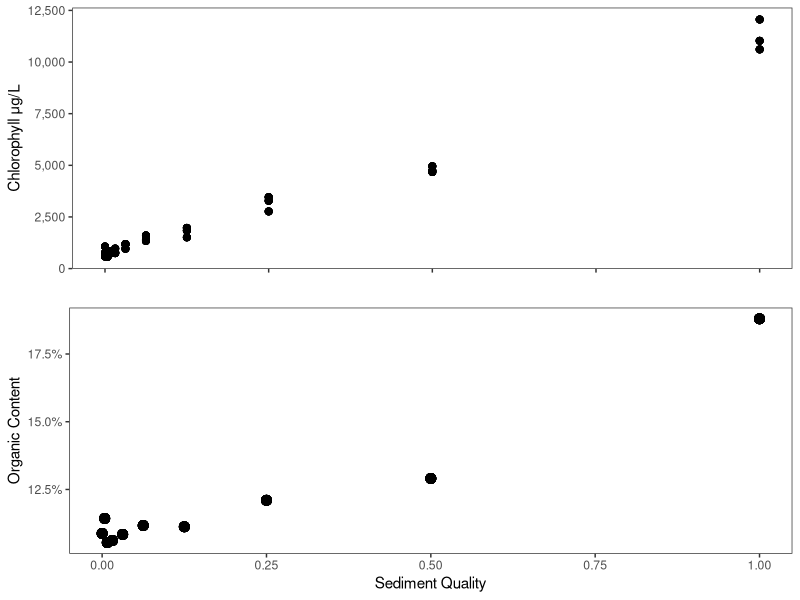
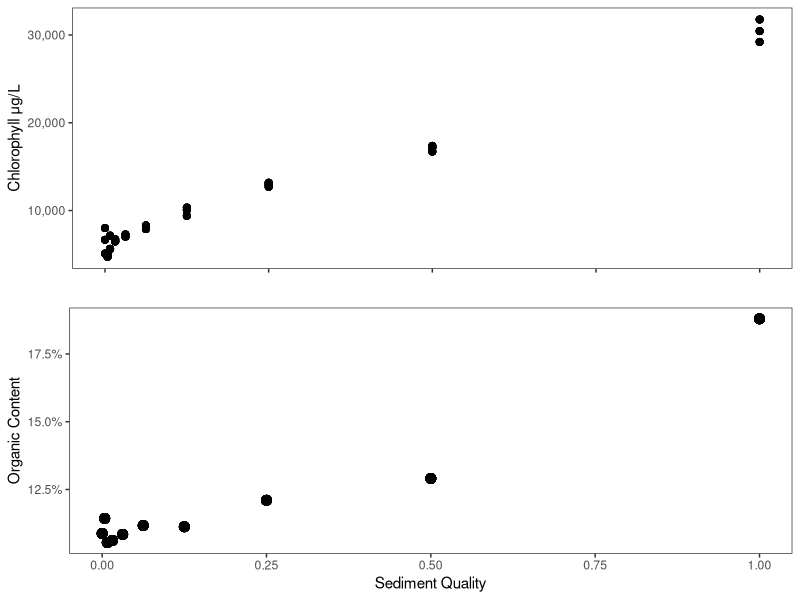
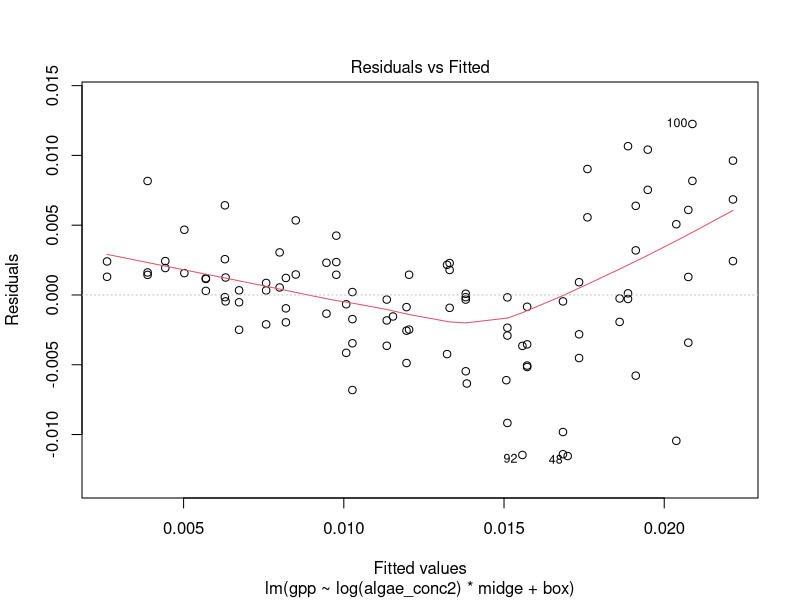
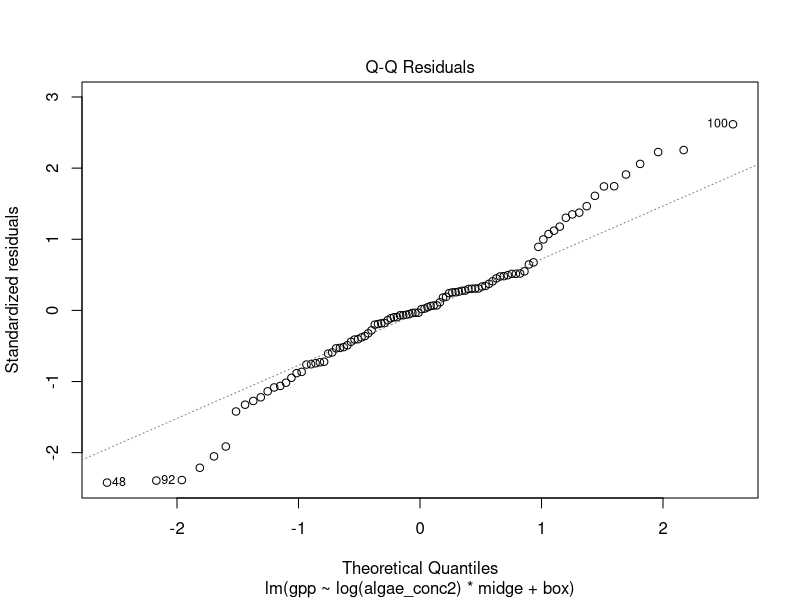
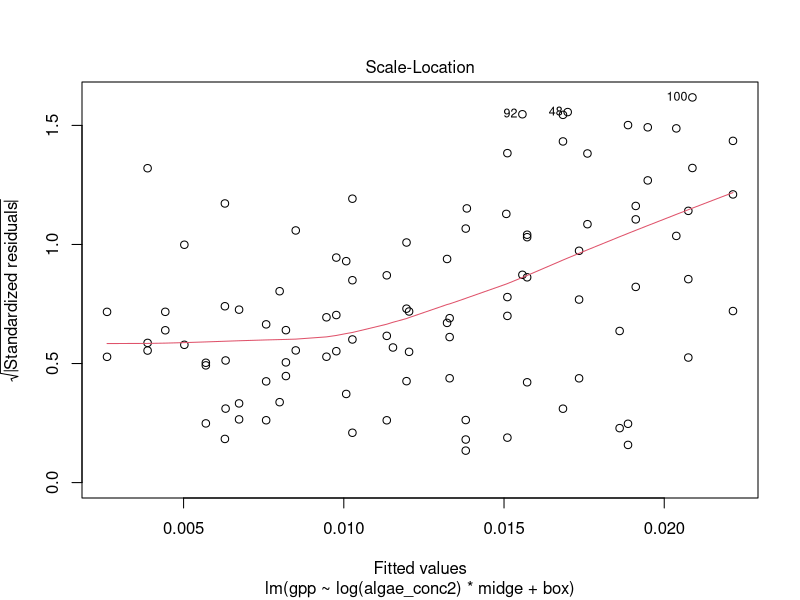
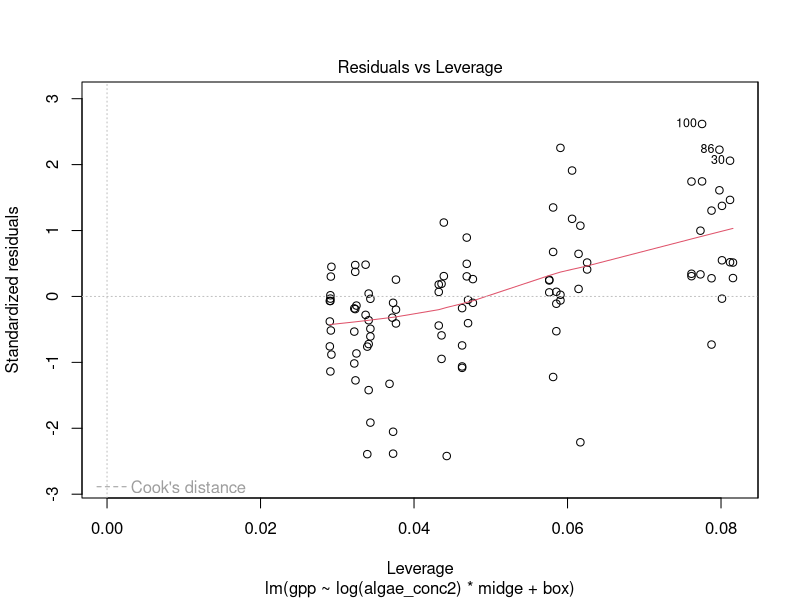
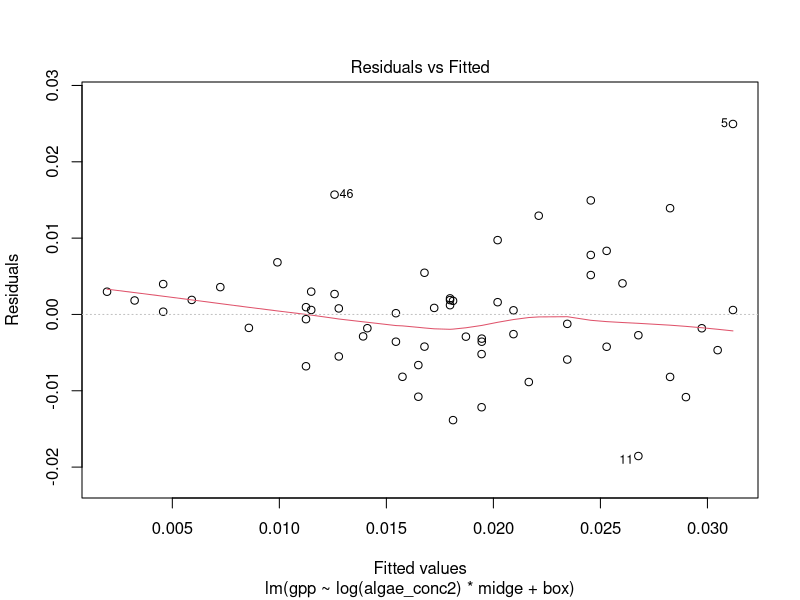
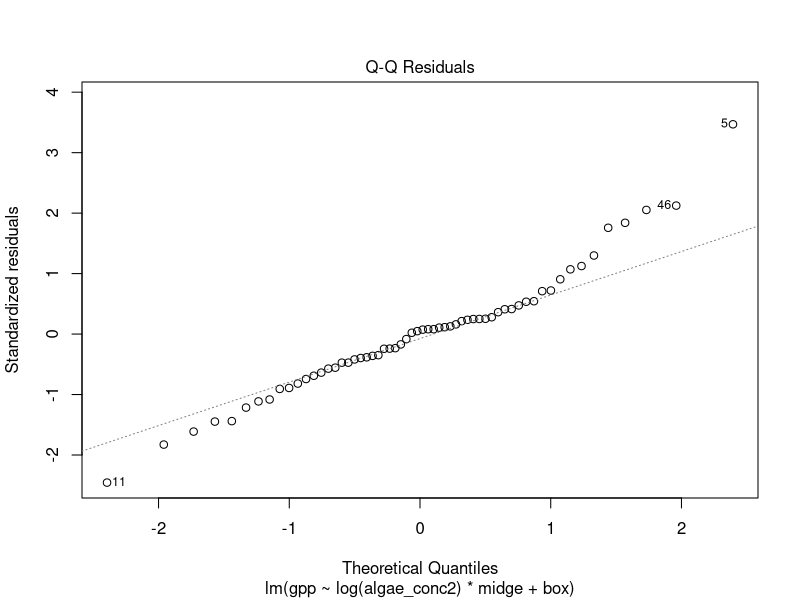

R code for these plots, in order: (Note: this script raises an error after producing the figures.)
#====Load Packages====
library(tidyverse)
library(lubridate)
library(viridis)
library(gridExtra)
library(lme4)
library(car)

#Define function to give NA if all NAs else give mean
meanna <- function(x){
  if(all(is.na(x))){
    NA
  }
  else{
    mean(x, na.rm = TRUE)
  }
}

#====set aesthetics====
theme_set(theme_bw()+
            theme(panel.grid = element_blank(),
                  strip.background = element_blank(),
                  legend.position = "bottom"))

#====Set Seed====
set.seed(12345)

#====read in files====

meta <- read_csv("clean data/MG_meta.csv") %>% 
  mutate(algae_conc2 = ifelse(algae_conc == 0, 2e-3, algae_conc)) #check
chl <- read_csv("clean data/MG_chl.csv")
om <- read_csv("clean data/MG_om.csv")
ndvi <- read_csv("clean data/MG_ndvi.csv")
ep_raw <- read_csv("clean data/MG_ep.csv")
cm_raw <- read_csv("clean data/MG_cm.csv")
cc_raw <- read_csv("clean data/MG_cc.csv")


#====Figure 1: Chorophyll and organic content in stock sediment====
omplot <- om %>% 
  left_join(meta) %>% 
  ggplot(aes(algae_conc, perc.org))+
  geom_point(size =3)+
  scale_y_continuous(labels = scales::percent_format())+
  labs(x = "Sediment Quality",
       y = "Organic Content")

#corrected for pheophytin
corrchlplot <- chl %>% 
  left_join(meta) %>% 
  ggplot(aes(x = algae_conc, y = chl))+
  geom_point(size = 2, alpha = 0.8)+
  scale_y_continuous(labels = scales::comma_format())+
  labs(x = "",
       y = "Chlorophyll \u03BCg/L") +  #\u03BC is the unicode for mu
  theme(axis.text.x = element_blank())

#uncorrected
uncorrchlplot <- chl %>% 
  left_join(meta) %>% 
  ggplot(aes(x = algae_conc, y = uncorr_chl))+
  geom_point(size = 2, alpha = 0.8)+
  scale_y_continuous(labels = scales::comma_format())+
  labs(x = "",
       y = "Chlorophyll \u03BCg/L") + #\u03BC is the unicode for mu
  theme(axis.text.x = element_blank())


grid.arrange(corrchlplot, omplot, nrow  = 2)
grid.arrange(uncorrchlplot, omplot, nrow  = 2)


#=====Question 1: Effects of Midges on Primary Producers=====
## Midge effect on production
nep <- ep_raw %>% 
  left_join(meta) %>% 
  mutate(coreid = as.character(coreid),
         box = as.character(box))

nep14 <- nep %>% 
  filter(day == 14)

g14log <- lm(gpp~log(algae_conc2)*midge+box, data = nep14) 
summary(g14log)
plot(g14log)


nep22 <- nep %>% 
  filter(day == 22)

g22log <- lm(gpp~log(algae_conc2)*midge+box, data = nep22)
summary(g22log)
plot(g22log)


#====Figure 2: GPP====
nep %>% 
  mutate(day = paste("Day", day)) %>% 
  ggplot(aes(x = algae_conc2, y = gpp, fill = midge))+
  facet_wrap(~day)+
  geom_point(size  = 2, alpha = 0.7, shape = 21)+
  geom_smooth(aes(color = midge), method = "lm", size = 0.75, se = FALSE)+
  scale_fill_manual(values = c("black", "gray60"))+
  scale_color_manual(values = c("black", "gray60"))+
  labs(x = "Initial Sediment Quality",
       y = expression(GPP(g~O[2]~m^{-2}~hr^{-1})),
       color = "",
       fill = "")+
  scale_x_log10()


#====Do the slopes differ between the two sample dates====

#parametric bootstrapping verison

#set number of bootstraps
nboot <- 5000

#generate data frame to put all the results
gboot1 <- data.frame(sim = rep(1:nboot, 2), 
                     intercept = NA, 
                     algae = NA, 
                     NoMidge = NA, 
                     box2 = NA, 
                     interaction.algaeNoMidge = NA,
                     algae_x_NoMidge = NA, 
                     day = rep(c("Day 14", "Day 22"), each = nboot))

#datasets to be simulated
nep14boot <- nep14
nep22boot <- nep22

for(i in 1:nboot){
  #simulate results estimates for day 14
  nep14boot$gpp <- simulate(g14log)[[1]] #simulate data from model
  g14boot <- lm(gpp~log(algae_conc2)*midge+box, data = nep14boot) #perform lm on simulated data
  
  #extract coefficients 
  gboot1$intercept[i] = coef(g14boot)[1]
  gboot1$algae[i] = coef(g14boot)[2]
  gboot1$NoMidge[i] = coef(g14boot)[3]
  gboot1$box2[i] = coef(g14boot)[4]
  gboot1$interaction.algaeNoMidge[i] = coef(g14boot)[5]
  
  #add coefficients from algae and no midge to estimate effect of algae conc on gpp in absence of midges
  gboot1$algae_x_NoMidge[i] = gboot1$algae[i] + gboot1$interaction.algaeNoMidge[i]
  
  #perform same process for day 22===
  nep22boot$gpp <- simulate(g22log)[[1]] #simulate data from model
  g22boot <- lm(gpp~log(algae_conc2)*midge+box, data = nep22boot) # fit regression to simulated data
  
  #extract coefficients
  gboot1$intercept[i + nboot] = coef(g22boot)[1] 
  gboot1$algae[i + nboot] = coef(g22boot)[2]
  gboot1$NoMidge[i + nboot] = coef(g22boot)[3]
  gboot1$box2[i + nboot] = coef(g22boot)[4]
  gboot1$interaction.algaeNoMidge[i + nboot] = coef(g22boot)[5]
  
  #add coefficients from algae and no midge to estimate effect of algae conc on gpp in absence of midge
  gboot1$algae_x_NoMidge[i + nboot] = gboot1$algae[i + nboot] + gboot1$interaction.algaeNoMidge[i + nboot]
  
}


#plot all coefficients
gboot1 %>% 
  gather(var, val, -sim, -day) %>% 
  group_by(var, day) %>% 
  mutate(mean = mean(val)) %>% 
  ggplot(aes(val, fill = day))+
  geom_histogram(alpha = 0.8, color = "gray50", data = . %>% filter(day == "Day 14"))+
  geom_histogram(alpha = 0.8, color = "gray50", data =. %>% filter(day=="Day 22"))+
  facet_wrap(~var, scales = "free")+
  geom_vline(xintercept = 0, linetype = "dashed")+
  geom_vline(aes(xintercept = mean, col = day), size = 1)


gboot1 %>%
  select(algae, algae_x_NoMidge, day) %>%
  gather(var, val, -day) %>% 
  group_by(var, day) %>% 
  mutate(mean = mean(val),
         var = ifelse(var == 'algae_x_NoMidge', "No Midges", "Midges")) %>% 
  ggplot(aes(val, fill = day))+
  facet_wrap(~var, scales = "free")+
  geom_density(alpha = 0.5, color = "gray50", data = . %>% filter(day == "Day 14"))+
  geom_density(alpha = 0.5, color = "gray50", data =. %>% filter(day=="Day 22"))+
  geom_vline(xintercept = 0, linetype = "dashed")+
  labs(x = "Effect of Inital Algal Concentration on GPP",
       y = "")+
  geom_vline(aes(xintercept = mean, col = day), size = 1)


gboot1 %>%
  select(algae, algae_x_NoMidge, day) %>%
  gather(var, val, -day) %>% 
  group_by(var, day) %>% 
  mutate(mean = mean(val),
         var = ifelse(var == 'algae_x_NoMidge', "No Midges", "Midges")) %>% 
  ggplot(aes(val, fill = var))+
  facet_wrap(~day, scales = "free")+
  geom_density(alpha = 0.5, color = "gray50", data = . %>% filter(var == "Midges"))+
  geom_density(alpha = 0.5, color = "gray50", data =. %>% filter(var == "No Midges"))+
  geom_vline(xintercept = 0, linetype = "dashed")+
  labs(x = "Effect of Inital Algal Concentration on GPP",
       y = "")+
  geom_vline(aes(xintercept = mean, col = var), size = 1)


##Delta Method Version

##NOT WORKING

dmg <- data.frame(day = c("Day 14", "Day 22"), 
           #estimate for the slope of the effect of initial sediment quality on gpp with midges
           algae.estimate = c(coef(g14log)["log(algae_conc2)"], 
                              coef(g22log)["log(algae_conc2)"]), 
           #variance in that estimate
           algae.var = c(vcov(g14log)["log(algae_conc2)", "log(algae_conc2)"],
                         vcov(g22log)["log(algae_conc2)", "log(algae_conc2)"]), 
           #estimate for the interaction between midges and no midges
           interaction.estimate = c(coef(g14log)["log(algae_conc2):midgeNo Midges"],
                                    coef(g22log)["log(algae_conc2):midgeNo Midges"]),
           #variance in that estimate
           interaction.var = c(vcov(g14log)["log(algae_conc2):midgeNo Midges", "log(algae_conc2):midgeNo Midges"],
                               vcov(g22log)["log(algae_conc2):midgeNo Midges", "log(algae_conc2):midgeNo Midges"]), 
           #covariance between the two
           covar = c(vcov(g14log)["log(algae_conc2)", "log(algae_conc2):midgeNo Midges"],
                     vcov(g22log)["log(algae_conc2)", "log(algae_conc2):midgeNo Midges"]))


#not working because variance is being estimated as negative, which can't happen.
dmg <- dmg %>% 
  rowwise() %>% 
  mutate(algae_x_NoMidge = algae.estimate + interaction.estimate,
         algae_x_NoMidge.var = (algae.estimate^2)*algae.var + (interaction.estimate^2)*interaction.var + covar,
         algae.se = sqrt(algae.var),
         interaction.se = sqrt(interaction.var),
         algae_x_NoMidge.se = sqrt(algae_x_NoMidge.var))


dmg %>% 
  select(day, contains("estimate"), algae_x_NoMidge) %>% 
  gather(term, estimate, -day) %>% 
  mutate(term = str_remove(term, ".estimate")) %>% 
  left_join(dmg %>% 
              select(day, contains("se")) %>% 
              gather(term, se, -day) %>% 
              mutate(term = str_remove(term, ".se"))) %>% 
  ggplot(aes(x = term, y = estimate, col = day))+
  geom_hline(yintercept = 0, linetype = "dotted")+
  geom_point(position = position_jitter(width = 0.5, seed = 1), size = 4)+
  geom_pointrange(aes(ymin = estimate-2*se, ymax = estimate+2*se),  position = position_jitter(width = 0.5, seed = 1))+
  coord_flip()
  
#Statistics???
  


#Supplemental Figure
nep %>% 
  gather(metabolism, value, resp, nep, gpp) %>% 
  mutate(day = day+rnorm(n(), 0.001), #add jitter
         metabolism = toupper(ifelse(metabolism == "resp", "er", metabolism)),
         metabolism = fct_reorder(metabolism, desc(value))) %>%  
  ggplot(aes(x = day, y = value, col = algae_conc2))+
  facet_grid(metabolism~midge, scales = "free")+
  geom_hline(yintercept = 0)+
  geom_point()+
  geom_line(aes( group = coreid), alpha = 0.4)+
  geom_smooth(method = "lm", col = "black", se = FALSE)+
  theme(legend.position = "bottom")+
  labs(y = expression("Change in" ~O[2] (g~m^{-2}~hr^{-1})),
       x = "Incubation Day",
       color = "Initial Sediment Quality")+
  scale_color_viridis_c(trans = "log10")+
  scale_x_continuous(breaks = c(14, 22))

nep %>% 
  mutate(day = paste("Day", day)) %>% 
  gather(metabolism, value, resp, nep, gpp) %>% 
  mutate(metabolism = toupper(metabolism),
         metabolism = ifelse(metabolism == "RESP", "ER", metabolism),
         metabolism = fct_reorder(metabolism, -value)) %>% 
  ggplot(aes(x = algae_conc2, y = value, fill = midge))+
  geom_hline(yintercept = 0, linetype = "dotted")+
  facet_grid(metabolism~day, scale = "free_y", switch = "y")+
  geom_point(size  = 2, alpha = 0.7, shape = 21)+
  geom_smooth(aes(color = midge), method = "lm", size = 0.75, se = FALSE)+
  scale_fill_manual(values = c("black", "gray60"))+
  scale_color_manual(values = c("black", "gray60"))+
  labs(x = "Initial Sediment Quality",
       y = expression(g~O[2]~m^{-2}~hr^{-1}),
       color = "",
       fill = "")+
  scale_x_log10()+
  theme(strip.placement = "outside")


##Midge Effects on chlorophyll

#This is especially sloppy because I might remove all of this. 
lm(NDVI_R~log(algae_conc2)*midge+box, data = ndvi %>% left_join(meta) %>% filter(day ==14)) %>% summary()
lm(NDVI_R~log(algae_conc2)*midge+box, data = ndvi %>% left_join(meta) %>% filter(day ==22)) %>% summary()

ndvi %>% 
  left_join(meta) %>% 
  ggplot(aes(x = algae_conc2, y = NDVI_R, fill = midge))+
  geom_point(size = 2, shape = 21)+
  facet_wrap(~paste("Day", day))+
  # geom_smooth(aes(col = midge), method = "lm", se = FALSE)+
  scale_fill_manual(values = c("black", "gray60"))+
  scale_color_manual(values = c("black", "gray60"))+
  labs(x = "Initial Sediment Quality",
       y = "NDVI")+
  scale_x_log10()

#supplement
ndvi %>%
  mutate(coreid = as.character(coreid)) %>% 
  left_join(nep) %>% 
  ggplot(aes(x = gpp, y = NDVI_R, col = algae_conc2))+
  geom_point()+
  facet_grid(midge~day)+
  geom_smooth(method = "lm", se = FALSE, col = "black", size = 0.7)+
  scale_color_viridis_c(trans = "log10")+
  labs(x = expression(GPP~(g^{2}~O[2]~m^{-2}~hr^{-1})),
       y = "NDVI",
       color = "Initial Sediment Quality")

ndvi %>% 
  left_join(meta) %>% 
  ggplot(aes(x = factor(day), y = NDVI_R, col = algae_conc2, group = factor(algae_conc)))+
  geom_jitter(width = 0.2)+
  facet_wrap(~midge)+
  geom_smooth(method = "lm", se = FALSE, size = 0.7)+
  scale_color_viridis_c(trans = "log10")+
  labs(x = "Day",
       y = "NDVI",
       color = "Initial Sediment Quality")



#====Question 2: Sediment Effects on Midges =====
##====Q2.1: Number of Midges Present====
cc <- cc_raw %>% 
  left_join(meta) %>% 
  mutate(coreid = as.character(coreid),
         box = as.character(box))

cc14 <- cc %>% 
  filter(day == 14)

nm14log <- glm(live_tt~log(algae_conc2)*midge+box, 
               data = cc14,
               family = quasipoisson())

summary(nm14log)
plot(nm14log)

cc22 <- cc %>% 
  filter(day == 22)

nm22log <- glm(live_tt~log(algae_conc2)*midge+box, 
               data = cc22,
               family = quasipoisson())

summary(nm22log)
plot(nm22log)

#====Figure 3: Number of Midges====
cc %>% 
  left_join(nep) %>% 
  filter(day %in% c(14, 22)) %>% 
  mutate(day = paste("Day", day)) %>% 
  ggplot(aes(x = algae_conc2, y = live_tt, fill = gpp))+
  facet_grid(midge~day, scales = "free")+
  geom_jitter(shape = 21, size = 2, alpha = 0.6, width = 0.0005, height = 0.3)+
  geom_smooth(method = "lm", se = FALSE, size = 0.6, col = "black")+
  scale_fill_viridis_c()+
  labs(y = "Live Tanytarsini",
       x = "Initial Sediment Quality",
       fill = expression(GPP(g~O[2]~m^{-2}~hr^{-1})~" "))+
  scale_x_log10()



##====Q2.2: Midge Development====
cm <- cm_raw %>% 
  left_join(meta) %>% 
  mutate(coreid = as.character(coreid),
         box = as.character(box),
         body_size = body_size/1000) #convert from um to mm


#find starting midge stages
startingprop <- {cm %>% 
    #only tanytarsini
  filter(species_name == "tt") %>% 
  #set 1 if instar>2
  mutate(instar = ifelse(instar=="3"|instar=="4", 1, 0)) %>% 
  group_by(coreid, day, algae_conc, instar, midge) %>% 
  #count number of greater than 2nd instar
  summarise(count = n()) %>% 
  group_by(coreid) %>% 
  #get proportion within a mesocosm
  mutate(prop  = count/sum(count),
         live_tt = sum(count)) %>% 
  filter(instar == 1, 
         is.na(algae_conc))}$prop


p3 <- cm %>% 
  filter(species_name == "tt") %>% 
  mutate(instar = ifelse(instar=="3"|instar=="4", 1, 0)) %>% 
  group_by(coreid, day, algae_conc, algae_conc2, instar, midge, box) %>% 
  summarise(count = n()) %>% 
  group_by(coreid) %>% 
  mutate(prop  = count/sum(count),
         live_tt = sum(count)) %>% 
  filter(instar == 1)

#====Figure 4: Instar====
p3 %>% 
  filter(!is.na(algae_conc)) %>% 
  mutate(day = paste("Day", day)) %>% 
  ggplot(aes(y = prop, x = algae_conc2, fill = live_tt))+
  geom_point(shape = 21, size = 2, alpha = 0.7)+
  geom_hline(yintercept = startingprop)+
  facet_grid(midge~day)+
  scale_fill_viridis_c(option = "plasma")+
  lims(y = c(0,1))+
  labs(x = expression(GPP~(g^{2}~O[2]~m^{-2}~hr^{-1})),
       y = "Proportion of Larval Midges\n3rd instar or higher",
       fill = "Number of Larvae")+
  theme(legend.position = "bottom")+
  scale_x_log10()

#subset for day 14
p314 <- p3 %>% 
  filter(day == 14)

prop14log <- glm(prop~log(algae_conc2)*midge+box, 
                 data = p314, 
                 family = quasibinomial())

summary(prop14log)
plot(prop14log)

#subset for day 22
p322 <- p3 %>% 
  filter(day == 22)

prop22log <- glm(prop~log(algae_conc2)*midge+box, 
                 data = p322, 
                 family = quasibinomial())
summary(prop22log)
plot(prop22log)



##====Q2.3: Midge Length====
#subset to 3rd instar tanytarsini and to not include the stocked midges
l3 <- cm %>% 
  filter(instar == 3,
         day!=0)

#subset day 14
l314 <- l3 %>% 
  filter(day == 14)

bl14log <- lmer(body_size~log(algae_conc2)*midge+box+
                  (1|coreid), 
                data = l314) 

summary(bl14log)
plot(bl14log)

Anova(bl14log, type = "3", test.statistic = "F")
Anova(bl14log, type = "2", test.statistic = "F")

#subset day 22
l322 <- l3 %>% 
  filter(day == 22)

bl22log <- lmer(body_size~log(algae_conc2)*midge+box +
                  (1|coreid), 
                data = l322)
summary(bl22log)
plot(bl22log)

Anova(bl22log, type = "3", test.statistic = "F")
Anova(bl22log, type = "2", test.statistic = "F")


#====Figure 5: Body Length====
l3 %>% 
  left_join(nep) %>%
  mutate(day = paste("Day", day)) %>% 
  ggplot(aes(x = algae_conc2, y = body_size, fill = gpp))+
  facet_grid(midge~day, scales = "free_x")+
  geom_point(alpha = 0.2, shape = 21, size = 2)+
  geom_smooth(method = "lm", se = FALSE, color = "black", size = 0.7)+
  scale_fill_viridis_c()+
  labs(x = "Initial Sediment Conditions",
       y = "Body Length of \nThird Instar Tanytarsini (mm)",
       fill = expression(GPP~(g^{2}~O[2]~m^{-2}~hr^{-1})~" "))+
  theme(legend.position = "bottom")+
  scale_x_log10()




##====Q2.3a Midge Length Alternate====
#3rd instars averaged
bl14log2 <- lm(body_size~log(algae_conc2)*midge+box,
               weights = live_tt,
                data = l314 %>% 
                  group_by(algae_conc2, midge, box) %>% 
                summarise(body_size = meanna(body_size)) %>% 
                 left_join(cc)) 

summary(bl14log2)
plot(bl14log2)


bl22log2 <- lm(body_size~log(algae_conc2)*midge+box, 
               weights = live_tt,
                data = l322 %>% 
                 group_by(algae_conc2, midge, box) %>% 
                 summarise(body_size = meanna(body_size)) %>% 
                 left_join(cc))
summary(bl22log2)
plot(bl22log2)


l3 %>% 
  left_join(nep) %>%
  group_by(coreid, gpp, algae_conc2, day, midge) %>% 
  summarise(bs_se = sd(body_size, na.rm = TRUE), 
            body_size = meanna(body_size)) %>% 
  mutate(day = paste("Day", day)) %>% 
  ggplot(aes(x = algae_conc2, y = body_size, fill = gpp))+
  facet_grid(midge~day, scales = "free_x")+
  geom_point(alpha = 0.7, shape = 21, size = 2)+
  geom_errorbar(aes(ymin = body_size-bs_se, ymax = body_size + bs_se), 
                col = "black", width = 0)+
  geom_smooth(method = "lm", se = FALSE, color = "black", size = 0.7)+
  scale_fill_viridis_c()+
  labs(x = "Initial Sediment Conditions",
       y = "Body Length of \nThird Instar Tanytarsini (mm)",
       fill = expression(GPP~(g^{2}~O[2]~m^{-2}~hr^{-1})~" "))+
  theme(legend.position = "bottom")+
  scale_x_log10()

#body size for all instars averaged
bl14log3 <- lm(body_size~log(algae_conc2)*midge+box, 
               weights = live_tt,
               data = cm %>% 
                 filter(day == 14) %>% 
                 group_by(algae_conc2, midge, box) %>% 
                 summarise(body_size = meanna(body_size)) %>% 
                 left_join(cc)) 

summary(bl14log3)
plot(bl14log3) 


bl22log3 <- lm(body_size~log(algae_conc2)*midge+box, 
               weights = live_tt,
               data = cm %>% 
                 filter(day == 22) %>% 
                 group_by(algae_conc2, midge, box) %>% 
                 summarise(body_size = meanna(body_size)) %>% 
                 left_join(cc))
summary(bl22log3)
plot(bl22log3)

cm %>% 
  filter(day!=0) %>% 
  left_join(nep) %>%
  group_by(coreid, gpp, algae_conc2, day, midge) %>% 
  summarise(bs_se = sd(body_size, na.rm = TRUE), 
            body_size = meanna(body_size)) %>% 
  mutate(day = paste("Day", day)) %>% 
  ggplot(aes(x = algae_conc2, y = body_size, fill = gpp))+
  facet_grid(midge~day, scales = "free_x")+
  geom_point(alpha = 0.7, shape = 21, size = 2)+
  geom_errorbar(aes(ymin = body_size-bs_se, ymax = body_size + bs_se), 
                col = "black", width = 0)+
  geom_smooth(method = "lm", se = FALSE, color = "black", size = 0.7)+
  scale_fill_viridis_c()+
  labs(x = "Initial Sediment Conditions",
       y = "Body Length of \nThird Instar Tanytarsini (mm)",
       fill = expression(GPP~(g^{2}~O[2]~m^{-2}~hr^{-1})~" "))+
  theme(legend.position = "bottom")+
  scale_x_log10()

#Separating midge no midge
lm(body_size~log(algae_conc2)*day+box, 
   weights = live_tt,
   data = cm %>% 
     filter(midge == "Midges") %>% 
     group_by(algae_conc2, midge, box) %>% 
     summarise(body_size = meanna(body_size)) %>% 
     left_join(cc)) %>% summary()

lm(body_size~log(algae_conc2)*day+box, 
   weights = live_tt,
   data = cm %>% 
     filter(midge == "No Midges") %>% 
     group_by(algae_conc2, midge, box) %>% 
     summarise(body_size = meanna(body_size)) %>% 
     left_join(cc)) %>% summary()




##====Q2 SUPPLEMENT1 : Did midges increase in body length?====
growth <- lm(body_size~day, data = cm %>% filter(species_name == "tt"))
summary(growth)
plot(growth)

growth3 <- lm(body_size~day*factor(instar), data = cm %>% filter(species_name == "tt"))
summary(growth3)
plot(growth3)

cm %>% group_by(day) %>% 
  summarise(mean = mean(body_size, na.rm = TRUE),
            se = sd(body_size, na.rm = TRUE)) %>% 
  mutate(xmin = day-2,
         xmax = day+2,
         ymin = mean-se,
         ymax = mean+se) %>% 
  ggplot(aes(x = day, y = mean))+
  geom_rect(aes(xmin = xmin, xmax = xmax, ymin = ymin, ymax = ymax), alpha = 0.5)+
  geom_jitter(aes(y = body_size, col = factor(instar)), width = 2, height = 0, alpha = 0.5, data = cm %>% filter(species_name == "tt", !is.na(instar)))+
  geom_smooth(aes(y = body_size), size = 0.7, color = "red", method = "lm", se = FALSE, data = cm)+
  geom_segment(aes(yend = mean, x = xmin, xend = xmax), size = 1, col = "blue")+
  geom_text(y = 5.5, x = 0, label = paste0("y = ", round(coef(growth)[2], 2), "x + ", round(coef(growth)[1], 2), "\n R2 = ", round(summary(growth)$r.squared, 2)))+
  labs(x = "Day",
       y = "Tanytarsini Length (mm)",
       color = "Instar")

growth4 <- lm(weight(body_size)~day, data = cm %>% filter(species_name == "tt"))
summary(growth4)
plot(growth4)


#====Q2.4: Midge Movement====
mmv1 <- glm(live_tt~log(algae_conc2)*factor(day) + box, 
    data = cc %>% filter(midge=="No Midges"), 
    family = quasipoisson())
summary(mmv1)

# mmv2 <- glm(live_tt~log(gpp)*factor(day) + box, 
#             data = cc %>% filter(midge=="No Midges") %>% left_join(nep), 
#             family = quasipoisson())
# summary(mmv2)
# 
# 
# anova(mmv1, mmv2)

#====Question 3: How Much do midges rely on algae?====
#convert midges to biomass following Lindegaard and Jonasson 1979
#AFDW in mg^(1/3) = 0.0442 + 0.0879 * length in mm 
weight <- function(l){
  (0.442 + 0.0879 * l )^3 
}


#calculate carbon using Amanda's Isotope Data
dwc = 0.5 #plae holder


#increment Summation method to estimate production 
incsumprod <- function(n1, n2, wt1, wt2, deltaT){
  g = wt2-wt1 #individual growth
  Nbar = (n1 + n2)/2 #Average abundance
  intp = Nbar*g #production over the interval
  Pd = intp/deltaT #daily production
  list(g = g, Nbar = Nbar, intp = intp, Pd = Pd)
}

#Calculate standard errors on midge productivity

#step 1: calculate partial derivatives for delta method
deriv(~((n1+n2)/2)*(wt2-wt1)/deltaT,
      c("n1", "wt2", "wt1")) #we assume perfect knowledge of nt and t
#step 2:  
#Delta method to propogate error:
#Sy = sqrt((dy/dx)^2*s^2x + (dz/dx)^2*s^2z + .... + cov)
prodse <- function(n1, n2, wt1, wt2, deltaT, n1se, w1se, w2se){
  expr2 = (n1+n2)/2
  expr3 = wt2-wt1
  expr9 = expr2/deltaT
  dn1 = 1/2*expr3/deltaT
  dw2 = expr9
  dw1 = expr9
  P.se = sqrt(dw2^2*w2se^2 + dw1^2*w2se^2)
  return(P.se)
}



#calculate midge productivity
midgeprod <- cm %>% 
  left_join(cc) %>% 
  filter(species_name == "tt",
         day!=0,
         midge == "Midges") %>% 
  group_by(coreid) %>% 
  mutate(w = weight(body_size)) %>% #estimate dry mass
  group_by(coreid, day, box, algae_conc) %>% 
  summarise(wt = meanna(w), #average biomass of a midge (mg)
            nt = unique(live_tt), #number of individuals in the mesocosm
            wt.se = sd(w, na.rm = TRUE)/sqrt(nt)) %>% 
  # combine with initial values
  bind_cols(cm %>% 
              filter(species_name == "tt",
                     day == 0) %>% 
              group_by(coreid) %>% 
              add_count() %>% 
              mutate(w = weight(body_size),
                     c = w*dwc,
                     live_tt = n) %>%
              ungroup %>% 
              group_by(sampledate) %>%
              summarise(n= n(),
                        wt1 = mean(w), #weight at t = 0
                        n1 = mean(live_tt), #number at t = 0
                        wt1.se = sd(w)/sqrt(n),
                        nt1.se = sd(live_tt)/sqrt(3)) %>% 
              select(-sampledate)) %>% 
  ungroup %>% 
  mutate(Pd = incsumprod(n1 = n1, n2 = nt, wt1 = wt1, wt2 = wt, deltaT = day)$Pd, #production in mg,
         g = incsumprod(n1 = n1, n2 = nt, wt1 = wt1, wt2 = wt, deltaT = day)$g,
         Pd.se = prodse(n1 = n1, n2 = nt, wt1 = wt1, wt2 = wt, deltaT = day, n1se = nt1.se, w1se = wt1.se, w2se = wt.se),
         Pdc.se = Pd.se*dwc*1000,
         Pdc = Pd*dwc*1000) #convert from weight to c (mg) then convert to micrograms 
 



#compare measurements of growth (lm) to these estimates
midgeprod %>% 
  group_by(day) %>% 
  mutate(meanw = mean((wt-wt1)/day)) %>% 
  ggplot(aes((wt-wt1)/day, fill = factor(day)))+
  geom_histogram(bins = 15, alpha = 0.7)+
  geom_vline(xintercept = 0, linetype = "dotted")+
  geom_vline(xintercept = coef(growth4)[2], linetype = "dashed")+
  geom_vline(aes(xintercept = meanw, col = factor(day)))

##Estimate daily production of primary producers in C
#converting g O2--> C
#1:1 molar mass
12/32

pq <- 0.375

#calculate area of mesocosm
mesor <- 15 #mm
area <- mesor^2*pi #mm^2

#calculate algal productivity
algaeprod <- nep %>%
  mutate(gpp_c = gpp*pq, #g m^-2 h^-1
         #multiply by 1e6 to convert g to ug and divide by 1e6 to get mm^-2 multiply by 24 to get hourly 
         gpp_cm = gpp_c*area, #hourly primary production of C (micrograms) in a mesocosm
         resp_cm = resp*pq*area, #hourly respiration
         nep_cm = nep*pq*area, #hourly nep 
         net_daily = 18*nep_cm + 6*resp_cm, #nep over course of day
         gpp_daily = 18*gpp_cm, #daily GPP
         resp_daily = 24*resp_cm) #daily respiration


apm <- algaeprod %>% 
  filter(midge == "Midges")

#Set values for transfer efficiencies
AEa = 1 #arbitrary value set for the assimilation of fixed carbon by algae
NPEm = 0.54 #Net Production efficiency for T. gracilentus at Myvatn Lindegaard 1994
FA = 1 #Fraction of assimilated material in midge attributed to algae

#simulate parameter space following migge and algal productivity values
sim <- data.frame(Pdc = 0:max(midgeprod$Pdc)) %>% 
  crossing(GPP = min(apm$gpp_daily):max(apm$gpp_daily)) %>% 
  crossing(AE = seq(0.1, 1, by = 0.1)) %>% 
  #I = Assimilation attributed to algae/GPE
  mutate(ingestion = FA*Pdc/(NPEm*AE), #this assumes 100% of production attributed to algae
         NPP = GPP*AEa, #converting C fixation to biomass accumulation
         ip = ingestion/NPP) %>%  #ingestion by midges/production of resource
  mutate(ip2 = ifelse(ip>1, NA, ip)) 

#exploring midge productivity and algal productivity across the parameter space

#====Figure 6: Midge productivity and primary production=====
sim%>% 
  filter(AE %in% c(0.1, 0.5, 1.0)) %>% 
  ggplot(aes(x = NPP, y = Pdc))+
  facet_wrap(~paste("AEm = ", AE), ncol = 5)+
  stat_contour(aes(z = ip2, linetype = factor(..level..)), col = "black", binwidth = 0.25, show.legend = FALSE)+
  geom_hline(yintercept = 0, col = "black")+
  #add points of observed values
  geom_point(aes(shape = as.character(day), col = algae_conc2), alpha = 0.7, stroke = 1,  size = 2, 
             data = midgeprod %>%  
               left_join(algaeprod %>% group_by(coreid, algae_conc2) %>% select(-day) %>% 
                           mutate(NPP = gpp_daily*AEa) %>% 
                           summarise(NPP = meanna(NPP))))+
  geom_errorbar(aes(ymin = Pdc-Pdc.se, ymax = Pdc+Pdc.se, col = algae_conc2), alpha = 0.5, width = 0,
                data =midgeprod %>%  
                  left_join(algaeprod %>% group_by(coreid, algae_conc2) %>% select(-day) %>% 
                              mutate(NPP = gpp_daily*AEa) %>% 
                              summarise(NPP = meanna(NPP))))+
  # geom_errorbar(aes(xmin = NPP-nppse, xmax = NPP+nppse, col = algae_conc2), alpha = 0.5, width = 0,
  #               data =midgeprod %>%  
  #                 left_join(algaeprod %>% group_by(coreid, algae_conc2) %>% select(-day) %>% 
  #                             mutate(NPP = gpp_daily*AEa) %>% 
  #                             summarise(nppse = sd(NPP)/sqrt(2),
  #                                       NPP = meanna(NPP))))+
  labs(x = expression("Algal Productivity \u03BCg C "~d^{-1}),
       y = expression("Midge Productivity \u03BCg C "~d^{-1}),
       fill = expression(I[m]/P[a]),
       color = "Initial Sediment Quality",
       shape = "Day")+
  scale_color_gradient(low = "goldenrod2", high = "darkgreen")+
  scale_shape_manual(values = c(21, 16))+
  # theme(legend.position = "right")+
  scale_linetype_manual(values = c("dotted", "dashed", "solid"))

#====Q3: Supplement====
# using day of incubation
sim%>% 
  ggplot(aes(x = NPP, y = Pdc))+
  facet_wrap(~paste("AEm = ", AE), ncol = 5)+
  stat_contour(aes(z = ip2, fill = ip2, linetype = factor(..level..)), col = "black", binwidth = 0.25, show.legend = FALSE)+
  geom_hline(yintercept = 0, col = "black")+
  #add points of observed values
  geom_point(aes(shape = as.character(day), col = algae_conc), alpha = 0.7, fill = "black", 
             data = midgeprod %>%  
               left_join(algaeprod %>% 
                           mutate(NPP = gpp_daily*AEa)))+
  geom_errorbar(aes(ymin = Pdc-Pdc.se, ymax = Pdc+Pdc.se, col = algae_conc), width = 0,
                data = midgeprod %>%
                  left_join(algaeprod %>%
                              mutate(NPP = gpp_daily*AEa,
                                     ip2 = NA)))+
  labs(x = expression("Algal Productivity \u03BCg C "~d^{-1}),
       y = expression("Midge Productivity \u03BCg C "~d^{-1}),
       fill = expression(I[m]/P[a]),
       color = "Initial Sediment Quality",
       shape = "Day")+
  scale_color_viridis_c()+
  # theme(legend.position = "right")+
  scale_linetype_manual(values = c("dotted", "dashed", "solid"))


#same plot but using only gpp values from day 14
sim%>% 
  ggplot(aes(x = NPP, y = Pdc, fill = ip2))+
  facet_wrap(~paste("AEm = ", AE), ncol = 5)+
  stat_contour(aes(z = ip2, linetype = factor(..level..)), col = "black", binwidth = 0.25, show.legend = FALSE)+
  geom_hline(yintercept = 0, col = "black")+
  #add points of observed values
  geom_point(aes(shape = as.character(day), col = algae_conc), alpha = 0.7, fill = "black", 
             data = midgeprod %>%  
               left_join(algaeprod %>% filter(day != 22) %>% select(-day) %>% 
                           mutate(NPP = gpp_daily*AEa)))+
  labs(x = expression("Algal Productivity \u03BCg C "~d^{-1}),
       y = expression("Midge Productivity \u03BCg C "~d^{-1}),
       fill = expression(I[m]/P[a]),
       color = "Initial Sediment Quality",
       shape = "Day")+
  scale_color_viridis_c()+
  # theme(legend.position = "right")+
  scale_linetype_manual(values = c("dotted", "dashed", "solid"))






#how many mesocosms could survive on algae
midgeprod %>%  
  filter(Pdc>0) %>% 
  left_join(algaeprod %>% 
              mutate(NPP = gpp_daily*AEa)) %>% 
  select(coreid, day, box, algae_conc, Pdc, gpp_daily, NPP) %>% 
  crossing(AE = seq(0.1,1,by = 0.001)) %>% 
  mutate(ingestion = Pdc/(NPEm*AE),
         ip = ingestion/NPP) %>% 
  group_by(AE) %>% 
  count(algae_only = ip<1) %>% 
  filter(algae_only == TRUE) %>% 
  ggplot(aes(y = n, x= AE))+
  lims(y = c(NA, nrow(midgeprod %>% filter(Pdc>0))))+
  geom_line()+
  labs(y = expression("mesocosms with "~I[m]/P[a]<1),
       x = expression(AE[m]))

midgeprod %>%  
  filter(Pdc>0) %>% 
  left_join(algaeprod %>% 
              mutate(NPP = gpp_daily*AEa)) %>% 
  select(coreid, day, box, algae_conc, Pdc, gpp_daily, NPP) %>% 
  crossing(AE = seq(0.1,1,by = 0.001)) %>% 
  mutate(ingestion = Pdc/(NPEm*AE),
         ip = ingestion/NPP) %>% 
  group_by(AE) %>% 
  count(algae_only = ip<1) %>% 
  filter(algae_only == TRUE) %>% 
  ggplot(aes(y = n, x= AE))+
  lims(y = c(NA, nrow(midgeprod %>% filter(Pdc>0))))+
  geom_line()+
  geom_line(col = "red", data = midgeprod %>%  
              filter(Pdc>0) %>% 
              left_join(algaeprod %>% 
                          filter(day == 14) %>% 
                          select(-day) %>% 
                          mutate(NPP = gpp_daily*AEa)) %>% 
              select(coreid, day, box, algae_conc, Pdc, gpp_daily, NPP) %>% 
              crossing(AE = seq(0.1,1,by = 0.001)) %>% 
              mutate(ingestion = Pdc/(NPEm*AE),
                     ip = ingestion/NPP) %>% 
              group_by(AE) %>% 
              count(algae_only = ip<1) %>% 
              filter(algae_only == TRUE))+
  labs(y = expression("mesocosms with "~I[m]/P[a]<1),
       x = expression(AE[m]))

#averaged gpp
midgeprod %>%  
  filter(Pdc>0) %>% 
  left_join(algaeprod %>% 
              mutate(NPP = gpp_daily*AEa) %>% 
              group_by(coreid) %>% 
              summarise(NPP = meanna(NPP))) %>% 
  crossing(AE = seq(0.1,1,by = 0.001)) %>% 
  mutate(ingestion = Pdc/(NPEm*AE),
         ip = ingestion/NPP) %>% 
  group_by(AE) %>% 
  count(algae_only = ip<1) %>% 
  filter(algae_only == TRUE) %>% 
  ggplot(aes(y = n, x= AE))+
  lims(y = c(NA, nrow(midgeprod %>% filter(Pdc>0))))+
  geom_line()+
  geom_line(col = "red", data = midgeprod %>%  
              filter(Pdc>0) %>% 
              left_join(algaeprod %>% 
                          filter(day == 14) %>% 
                          select(-day) %>% 
                          mutate(NPP = gpp_daily*AEa)) %>% 
              select(coreid, day, box, algae_conc, Pdc, gpp_daily, NPP) %>% 
              crossing(AE = seq(0.1,1,by = 0.001)) %>% 
              mutate(ingestion = Pdc/(NPEm*AE),
                     ip = ingestion/NPP) %>% 
              group_by(AE) %>% 
              count(algae_only = ip<1) %>% 
              filter(algae_only == TRUE))+
  geom_line(col = "blue", data = midgeprod %>%  
              filter(Pdc>0) %>% 
              left_join(algaeprod %>% 
                          mutate(NPP = gpp_daily*AEa)) %>% 
              select(coreid, day, box, algae_conc, Pdc, gpp_daily, NPP) %>% 
              crossing(AE = seq(0.1,1,by = 0.001)) %>% 
              mutate(ingestion = Pdc/(NPEm*AE),
                     ip = ingestion/NPP) %>% 
              group_by(AE) %>% 
              count(algae_only = ip<1) %>% 
              filter(algae_only == TRUE))+
  labs(y = expression("mesocosms with "~I[m]/P[a]<1),
       x = expression(AE[m]))
